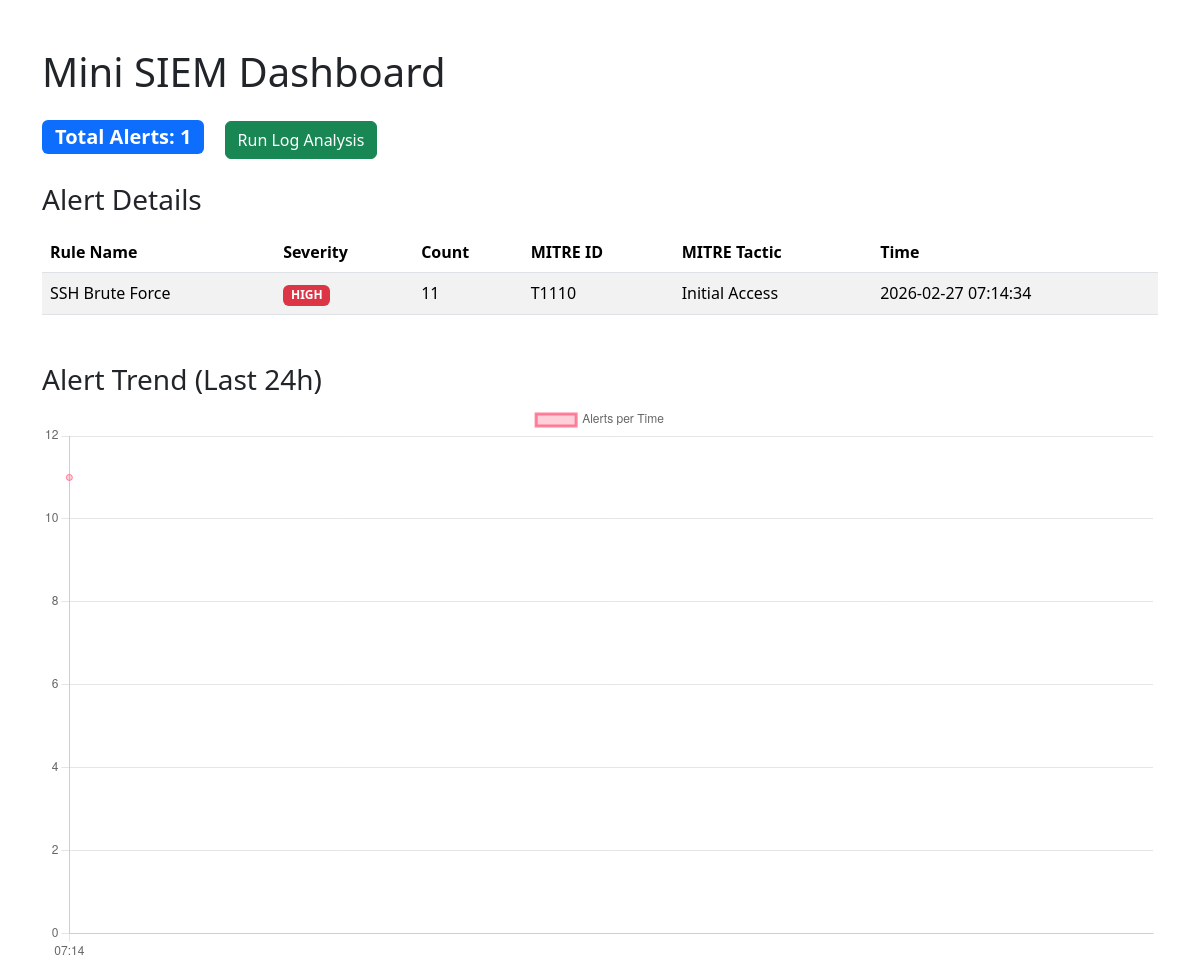
The page / on the database its author committed.
### app/models.py (models this page shows, shortened)
class Alert(db.Model):
    id = db.Column(db.Integer, primary_key=True)
    rule_name = db.Column(db.String(255), nullable=False)
    severity = db.Column(db.String(50), nullable=False)
    count = db.Column(db.Integer, nullable=False)
    mitre_id = db.Column(db.String(50), default="N/A")
    mitre_tactic = db.Column(db.String(255), default="N/A")
    created_at = db.Column(db.DateTime, default=datetime.utcnow)  # ✅ timestamp for each alert

### app/routes.py (the view)
@main.route("/")
def dashboard():
    alerts = Alert.query.all()
    total_alerts = len(alerts)
    return render_template("dashboard.html", total_alerts=total_alerts, alerts=alerts)

### templates/dashboard.html (shortened to what this page needs)
<!DOCTYPE html>
<html lang="en">
<head>
    <link href="https://cdn.jsdelivr.net/npm/bootstrap@5.3.1/dist/css/bootstrap.min.css" rel="stylesheet">
</head>
<body>
<div class="container mt-5">
    <h1 class="mb-4">Mini SIEM Dashboard</h1>
    <div class="mb-4">
        <span class="badge bg-primary fs-5">Total Alerts: {{ total_alerts }}</span>
        <a href="/analyze" class="btn btn-success ms-3">Run Log Analysis</a>
    </div>
    {% if alerts %}
    <h3>Alert Details</h3>
    <table class="table table-striped mt-3">
        <thead>
            <tr>
                <th>Rule Name</th>
                <th>Severity</th>
                <th>Count</th>
                <th>MITRE ID</th>
                <th>MITRE Tactic</th>
                <th>Time</th>
            </tr>
        </thead>
        <tbody>
            {% for alert in alerts %}
            <tr>
                <td>{{ alert.rule_name }}</td>
                <td>
                    {% if alert.severity == "HIGH" %}
                        <span class="badge bg-danger">{{ alert.severity }}</span>
                    {% elif alert.severity == "MEDIUM" %}
                        <span class="badge bg-warning text-dark">{{ alert.severity }}</span>
                    {% else %}
                        <span class="badge bg-success">{{ alert.severity }}</span>
                    {% endif %}
                </td>
                <td>{{ alert.count }}</td>
                <td>{{ alert.mitre_id }}</td>
                <td>{{ alert.mitre_tactic }}</td>
                <td>{{ alert.created_at.strftime("%Y-%m-%d %H:%M:%S") }}</td>
            </tr>
            {% endfor %}
        </tbody>
    </table>
    <div class="mt-5">
        <h3>Alert Trend (Last 24h)</h3>
        <canvas id="alertChart"></canvas>
    </div>
    <script>
        const ctx = document.getElementById('alertChart').getContext('2d');
        // Prepare data: group by hour
        const labels = [];
        const dataMap = {};
        {% for alert in alerts %}
        const hour = '{{ alert.created_at.strftime("%H:%M") }}';
        if (!dataMap[hour]) { dataMap[hour] = 0; }
        dataMap[hour] += {{ alert.count }};
        {% endfor %}
        for (const hour in dataMap) {
            labels.push(hour);
        }
        const dataCounts = labels.map(l => dataMap[l]);
        new Chart(ctx, {
            type: 'line',
            data: {
                labels: labels,
                datasets: [{
                    label: 'Alerts per Time',
                    data: dataCounts,
                    borderColor: 'rgba(255, 99, 132, 0.8)',
                    backgroundColor: 'rgba(255, 99, 132, 0.3)',
                    fill: true,
                    tension: 0.3
                }]
            },
            options: {
                responsive: true,
                scales: {
                    y: { beginAtZero: true }
                }
            }
        });
    </script>
    {% else %}
    <p class="text-muted">No alerts detected yet.</p>
    {% endif %}
</div>
</body>
</html>

### rows shown on the page
Alert: rule_name "SSH Brute Force", severity "HIGH", count "11", mitre_id "T1110", mitre_tactic "Initial Access", created_at "2026-02-27 07:14:34"

### other values the page prints
{{ total_alerts }} "1"
chart data {{ alert.created_at.strftime("%H:%M") }} 07:14
chart data {{ alert.count }} 11
